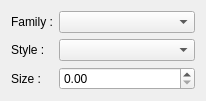
<?xml version="1.0" encoding="UTF-8"?>
<ui version="4.0">
 <class>FontSettingWidget</class>
 <widget class="QWidget" name="FontSettingWidget">
  <property name="geometry">
   <rect>
    <x>0</x>
    <y>0</y>
    <width>206</width>
    <height>85</height>
   </rect>
  </property>
  <property name="windowTitle">
   <string>Form</string>
  </property>
  <layout class="QFormLayout" name="formLayout">
   <item row="0" column="0">
    <widget class="QLabel" name="label">
     <property name="text">
      <string>Family :</string>
     </property>
    </widget>
   </item>
   <item row="0" column="1">
    <widget class="QComboBox" name="cb_family"/>
   </item>
   <item row="1" column="0">
    <widget class="QLabel" name="label_2">
     <property name="text">
      <string>Style :</string>
     </property>
    </widget>
   </item>
   <item row="1" column="1">
    <widget class="QComboBox" name="cb_style"/>
   </item>
   <item row="2" column="0">
    <widget class="QLabel" name="label_3">
     <property name="text">
      <string>Size :</string>
     </property>
    </widget>
   </item>
   <item row="2" column="1">
    <widget class="QDoubleSpinBox" name="sb_size"/>
   </item>
  </layout>
 </widget>
 <resources/>
 <connections/>
</ui>
